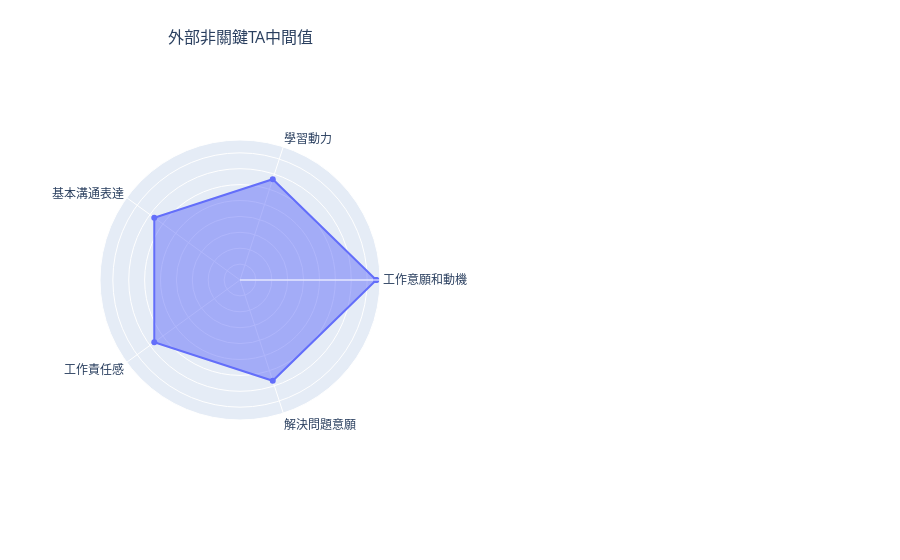

The notebook cell this image was saved under:
### Code cell
generate_radar_charts(get_median_df(nonta_df, ta=False, outside=True), radar_features, charts_per_row=2)

### Figure 1 — Plotly figure (JSON) as saved in the notebook; plotly's stock layout.template omitted (floating-point values rounded to 4 significant figures)
{"data": [{"fill": "toself", "name": "外部非關鍵TA中間值", "r": [0.4286, 0.3333, 0.3333, 0.3333, 0.3333, 0.4286], "showlegend": false, "subplot": "polar", "theta": ["工作意願和動機", "學習動力", "基本溝通表達", "工作責任感", "解決問題意願", "工作意願和動機"], "type": "scatterpolar"}], "layout": {"annotations": [{"font": {"size": 16}, "showarrow": false, "text": "外部非關鍵TA中間值", "x": 0.2, "xanchor": "center", "xref": "paper", "y": 1, "yanchor": "bottom", "yref": "paper"}], "autosize": true, "margin": {"b": 50, "l": 100, "r": 100, "t": 50}, "polar": {"angularaxis": {"type": "category"}, "domain": {"x": [0, 0.4], "y": [0, 1]}, "radialaxis": {"autorange": true, "range": [0, 0.4375], "showticklabels": false, "type": "linear"}}, "polar2": {"domain": {"x": [0.6, 1], "y": [0, 1]}}}}
